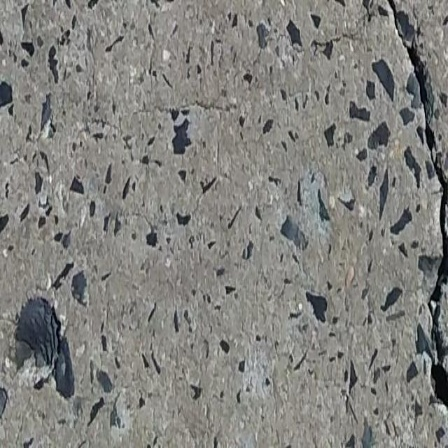
#> input picture cc/Train/images/CRACK500_20160222_115828_641_1081.jpg, 448 x 448 px, found by its file name; its folder holds only this picture in this run
$ python prepare_data.py
#> lines starting #> are read from the running program, lines starting #| are printed output that depends on the picture; after the words box and inside, x2 and y2 are one past the last pixel; in counts of white or black regions, pixels touching at a corner belong together
"""
Convert segmentation masks to YOLO format bounding boxes for RT-DETR
"""
import os
import cv2
import numpy as np
from pathlib import Path
from tqdm import tqdm


def mask_to_bbox(mask_path):
    """Convert a segmentation mask to bounding boxes in YOLO format"""
    mask = cv2.imread(mask_path, cv2.IMREAD_GRAYSCALE)
    if mask is None:
        return []

    height, width = mask.shape

    # Find all unique non-zero values (different objects)
    unique_vals = np.unique(mask)
    unique_vals = unique_vals[unique_vals > 0]  # Remove background

    bboxes = []
    for val in unique_vals:
        # Create binary mask for this object
        binary_mask = (mask == val).astype(np.uint8) * 255

        # Find contours
        contours, _ = cv2.findContours(binary_mask, cv2.RETR_EXTERNAL, cv2.CHAIN_APPROX_SIMPLE)

        for contour in contours:
            if cv2.contourArea(contour) < 10:  # Skip very small contours
                continue

            x, y, w, h = cv2.boundingRect(contour)

            # Convert to YOLO format (normalized center x, center y, width, height)
            x_center = (x + w / 2) / width
            y_center = (y + h / 2) / height
            norm_width = w / width
            norm_height = h / height

            # Class 0 (adjust if you have multiple classes)
            class_id = 0
            bboxes.append(f"{class_id} {x_center:.6f} {y_center:.6f} {norm_width:.6f} {norm_height:.6f}")

    return bboxes


def prepare_dataset(train_img_dir, train_mask_dir, test_img_dir, test_mask_dir, output_dir):
    """Prepare dataset in YOLO format"""
#> called with train_img_dir = 'cc/Train/images', train_mask_dir = 'cc/Train/masks', test_img_dir = 'cc/Test/images', test_mask_dir = 'cc/Test/masks', output_dir = 'dataset_yolo'
    output_dir = Path(output_dir)

    # Create directory structure
    train_img_out = output_dir / "images" / "train"
    val_img_out = output_dir / "images" / "val"
    train_label_out = output_dir / "labels" / "train"
    val_label_out = output_dir / "labels" / "val"

    for dir_path in [train_img_out, val_img_out, train_label_out, val_label_out]:
        dir_path.mkdir(parents=True, exist_ok=True)

    # Process training data
    print("Processing training data...")
    train_images = sorted(os.listdir(train_img_dir))
    for img_name in tqdm(train_images):
        if not img_name.lower().endswith(('.jpg', '.jpeg', '.png')):
            continue

        img_path = os.path.join(train_img_dir, img_name)
        mask_path = os.path.join(train_mask_dir, img_name)

        if not os.path.exists(mask_path):
            print(f"Warning: No mask found for {img_name}")
            continue

        # Copy image
        import shutil
        shutil.copy(img_path, train_img_out / img_name)

        # Convert mask to bboxes
        bboxes = mask_to_bbox(mask_path)
#> in mask_to_bbox, `unique_vals = np.unique(mask)`: unique_vals = 245 values from 0 to 250
#> in mask_to_bbox, `unique_vals = unique_vals[unique_vals > 0]`: unique_vals = 244 values from 1 to 250
#> the loop in mask_to_bbox, `for val in unique_vals:` made 244 passes
#> contours on passes 1 to 3: 28 contours, all with area under 20, 35 contours, all with area under 20, 45 contours, all with area under 20
#> pass 1, in mask_to_bbox, `binary_mask = (mask == val).astype(np.uint8) * 255`:
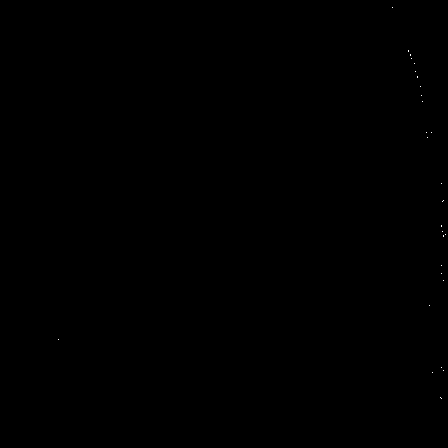
#> binary_mask: shape (448, 448); 0.02% white in thin lines or dots, all inside (x1, y1, x2, y2) = (58, 7, 446, 399)
#> after the loop in mask_to_bbox, `for val in unique_vals:`: binary_mask: shape (448, 448); 0% white in thin lines or dots, all inside (x1, y1, x2, y2) = (50, 180, 51, 181)
#> after the loop in mask_to_bbox, `for val in unique_vals:`: bboxes = []
#> bboxes = []

        # Save label file
        label_name = Path(img_name).stem + ".txt"
        with open(train_label_out / label_name, 'w') as f:
            f.write('\n'.join(bboxes))

    # Process test/validation data
    print("Processing test data...")
    test_images = sorted(os.listdir(test_img_dir))
    for img_name in tqdm(test_images):
        if not img_name.lower().endswith(('.jpg', '.jpeg', '.png')):
            continue

        img_path = os.path.join(test_img_dir, img_name)
        mask_path = os.path.join(test_mask_dir, img_name)

        if not os.path.exists(mask_path):
            print(f"Warning: No mask found for {img_name}")
            continue

        # Copy image
        import shutil
        shutil.copy(img_path, val_img_out / img_name)

        # Convert mask to bboxes
        bboxes = mask_to_bbox(mask_path)
#> the loop in mask_to_bbox (call 2), `for val in unique_vals:` made 244 passes

        # Save label file
        label_name = Path(img_name).stem + ".txt"
        with open(val_label_out / label_name, 'w') as f:
            f.write('\n'.join(bboxes))

    print(f"\nDataset prepared in {output_dir}")
    print(f"Train images: {len(list(train_img_out.glob('*')))}")
    print(f"Val images: {len(list(val_img_out.glob('*')))}")


if __name__ == "__main__":
    prepare_dataset(
        train_img_dir="cc/Train/images",
        train_mask_dir="cc/Train/masks",
        test_img_dir="cc/Test/images",
        test_mask_dir="cc/Test/masks",
        output_dir="dataset_yolo"
    )
